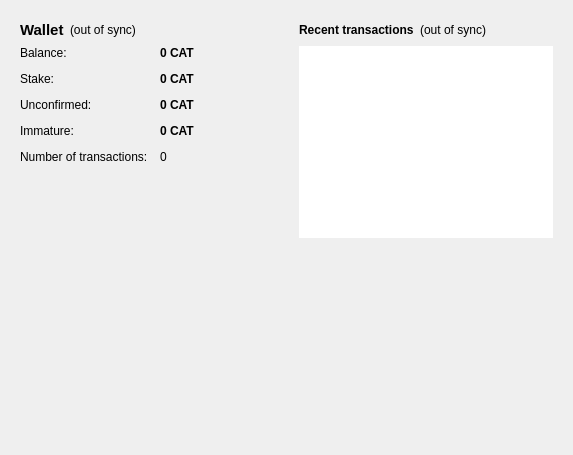
<?xml version="1.0" encoding="UTF-8"?>
<ui version="4.0">
 <class>OverviewPage</class>
 <widget class="QWidget" name="OverviewPage">
  <property name="geometry">
   <rect>
    <x>0</x>
    <y>0</y>
    <width>573</width>
    <height>455</height>
   </rect>
  </property>
  <property name="windowTitle">
   <string>Form</string>
  </property>
  <layout class="QHBoxLayout" name="horizontalLayout" stretch="1,1">
   <item>
    <layout class="QVBoxLayout" name="verticalLayout_2">
     <item>
      <widget class="QFrame" name="frame">
       <layout class="QVBoxLayout" name="verticalLayout_4">
        <item>
         <layout class="QHBoxLayout" name="horizontalLayout_4">
          <item>
           <widget class="QLabel" name="label_5">
            <property name="font">
             <font>
              <pointsize>11</pointsize>
              <weight>75</weight>
              <bold>true</bold>
             </font>
            </property>
            <property name="text">
             <string>Wallet</string>
            </property>
           </widget>
          </item>
          <item>
           <widget class="QLabel" name="labelWalletStatus">
            <property name="toolTip">
             <string>The displayed information may be out of date. Your wallet automatically synchronizes with the CAT network after a connection is established, but this process has not completed yet.</string>
            </property>
            <property name="text">
             <string notr="true">(out of sync)</string>
            </property>
            <property name="alignment">
             <set>Qt::AlignLeading|Qt::AlignLeft|Qt::AlignVCenter</set>
            </property>
           </widget>
          </item>
          <item>
           <spacer name="horizontalSpacer_2">
            <property name="orientation">
             <enum>Qt::Horizontal</enum>
            </property>
            <property name="sizeHint" stdset="0">
             <size>
              <width>40</width>
              <height>20</height>
             </size>
            </property>
           </spacer>
          </item>
         </layout>
        </item>
        <item>
         <layout class="QFormLayout" name="formLayout_2">
          <property name="fieldGrowthPolicy">
           <enum>QFormLayout::AllNonFixedFieldsGrow</enum>
          </property>
          <property name="horizontalSpacing">
           <number>12</number>
          </property>
          <property name="verticalSpacing">
           <number>12</number>
          </property>
          <item row="0" column="0">
           <widget class="QLabel" name="label">
            <property name="text">
             <string>Balance:</string>
            </property>
           </widget>
          </item>
          <item row="0" column="1">
           <widget class="QLabel" name="labelBalance">
            <property name="font">
             <font>
              <weight>75</weight>
              <bold>true</bold>
             </font>
            </property>
            <property name="cursor">
             <cursorShape>IBeamCursor</cursorShape>
            </property>
            <property name="toolTip">
             <string>Your current balance</string>
            </property>
            <property name="text">
             <string notr="true">0 CAT</string>
            </property>
            <property name="textInteractionFlags">
             <set>Qt::LinksAccessibleByMouse|Qt::TextSelectableByKeyboard|Qt::TextSelectableByMouse</set>
            </property>
           </widget>
          </item>
          <item row="1" column="0">
           <widget class="QLabel" name="label_6">
            <property name="text">
             <string>Stake:</string>
            </property>
           </widget>
          </item>
          <item row="1" column="1">
           <widget class="QLabel" name="labelStake">
            <property name="font">
             <font>
              <weight>75</weight>
              <bold>true</bold>
             </font>
            </property>
            <property name="cursor">
             <cursorShape>IBeamCursor</cursorShape>
            </property>
            <property name="toolTip">
             <string>Total of coins that was staked, and do not yet count toward the current balance</string>
            </property>
            <property name="text">
             <string notr="true">0 CAT</string>
            </property>
            <property name="textInteractionFlags">
             <set>Qt::LinksAccessibleByMouse|Qt::TextSelectableByKeyboard|Qt::TextSelectableByMouse</set>
            </property>
           </widget>
          </item>
          <item row="2" column="0">
           <widget class="QLabel" name="label_3">
            <property name="text">
             <string>Unconfirmed:</string>
            </property>
           </widget>
          </item>
          <item row="2" column="1">
           <widget class="QLabel" name="labelUnconfirmed">
            <property name="font">
             <font>
              <weight>75</weight>
              <bold>true</bold>
             </font>
            </property>
            <property name="cursor">
             <cursorShape>IBeamCursor</cursorShape>
            </property>
            <property name="toolTip">
             <string>Total of transactions that have yet to be confirmed, and do not yet count toward the current balance</string>
            </property>
            <property name="text">
             <string notr="true">0 CAT</string>
            </property>
            <property name="textInteractionFlags">
             <set>Qt::LinksAccessibleByMouse|Qt::TextSelectableByKeyboard|Qt::TextSelectableByMouse</set>
            </property>
           </widget>
          </item>
          <item row="3" column="0">
           <widget class="QLabel" name="labelImmatureText">
            <property name="text">
             <string>Immature:</string>
            </property>
           </widget>
          </item>
          <item row="3" column="1">
           <widget class="QLabel" name="labelImmature">
            <property name="font">
             <font>
              <weight>75</weight>
              <bold>true</bold>
             </font>
            </property>
            <property name="toolTip">
             <string>Mined balance that has not yet matured</string>
            </property>
            <property name="text">
             <string notr="true">0 CAT</string>
            </property>
            <property name="textInteractionFlags">
             <set>Qt::LinksAccessibleByMouse|Qt::TextSelectableByKeyboard|Qt::TextSelectableByMouse</set>
            </property>
           </widget>
          </item>
          <item row="4" column="0">
           <widget class="QLabel" name="label_2">
            <property name="text">
             <string>Number of transactions:</string>
            </property>
           </widget>
          </item>
          <item row="4" column="1">
           <widget class="QLabel" name="labelNumTransactions">
            <property name="toolTip">
             <string>Total number of transactions in wallet</string>
            </property>
            <property name="text">
             <string notr="true">0</string>
            </property>
           </widget>
          </item>
         </layout>
        </item>
       </layout>
      </widget>
     </item>
     <item>
      <spacer name="verticalSpacer">
       <property name="orientation">
        <enum>Qt::Vertical</enum>
       </property>
       <property name="sizeHint" stdset="0">
        <size>
         <width>20</width>
         <height>40</height>
        </size>
       </property>
      </spacer>
     </item>
     <item>
      <widget class="QLabel" name="label_61">
       <property name="text">
        <string/>
       </property>
       <property name="pixmap">
        <pixmap resource="../bitcoin.qrc">:/images/backg</pixmap>
       </property>
       <property name="scaledContents">
        <bool>false</bool>
       </property>
       <property name="alignment">
        <set>Qt::AlignCenter</set>
       </property>
       <property name="margin">
        <number>-2</number>
       </property>
      </widget>
     </item>
    </layout>
   </item>
   <item>
    <layout class="QVBoxLayout" name="verticalLayout_3">
     <item>
      <widget class="QFrame" name="frame_2">
       <layout class="QVBoxLayout" name="verticalLayout">
        <item>
         <layout class="QHBoxLayout" name="horizontalLayout_2">
          <item>
           <widget class="QLabel" name="label_4">
            <property name="text">
             <string>&lt;b&gt;Recent transactions&lt;/b&gt;</string>
            </property>
           </widget>
          </item>
          <item>
           <widget class="QLabel" name="labelTransactionsStatus">
            <property name="toolTip">
             <string>The displayed information may be out of date. Your wallet automatically synchronizes with the CAT network after a connection is established, but this process has not completed yet.</string>
            </property>
            <property name="text">
             <string notr="true">(out of sync)</string>
            </property>
            <property name="alignment">
             <set>Qt::AlignRight|Qt::AlignTrailing|Qt::AlignVCenter</set>
            </property>
           </widget>
          </item>
          <item>
           <spacer name="horizontalSpacer">
            <property name="orientation">
             <enum>Qt::Horizontal</enum>
            </property>
            <property name="sizeHint" stdset="0">
             <size>
              <width>40</width>
              <height>20</height>
             </size>
            </property>
           </spacer>
          </item>
         </layout>
        </item>
        <item>
         <widget class="QListView" name="listTransactions">
          <property name="frameShape">
           <enum>QFrame::NoFrame</enum>
          </property>
          <property name="verticalScrollBarPolicy">
           <enum>Qt::ScrollBarAlwaysOff</enum>
          </property>
          <property name="horizontalScrollBarPolicy">
           <enum>Qt::ScrollBarAlwaysOff</enum>
          </property>
          <property name="selectionMode">
           <enum>QAbstractItemView::NoSelection</enum>
          </property>
         </widget>
        </item>
       </layout>
      </widget>
     </item>
     <item>
      <spacer name="verticalSpacer_2">
       <property name="orientation">
        <enum>Qt::Vertical</enum>
       </property>
       <property name="sizeHint" stdset="0">
        <size>
         <width>20</width>
         <height>40</height>
        </size>
       </property>
      </spacer>
     </item>
    </layout>
   </item>
  </layout>
 </widget>
 <resources>
  <include location="../bitcoin.qrc"/>
 </resources>
 <connections/>
</ui>
